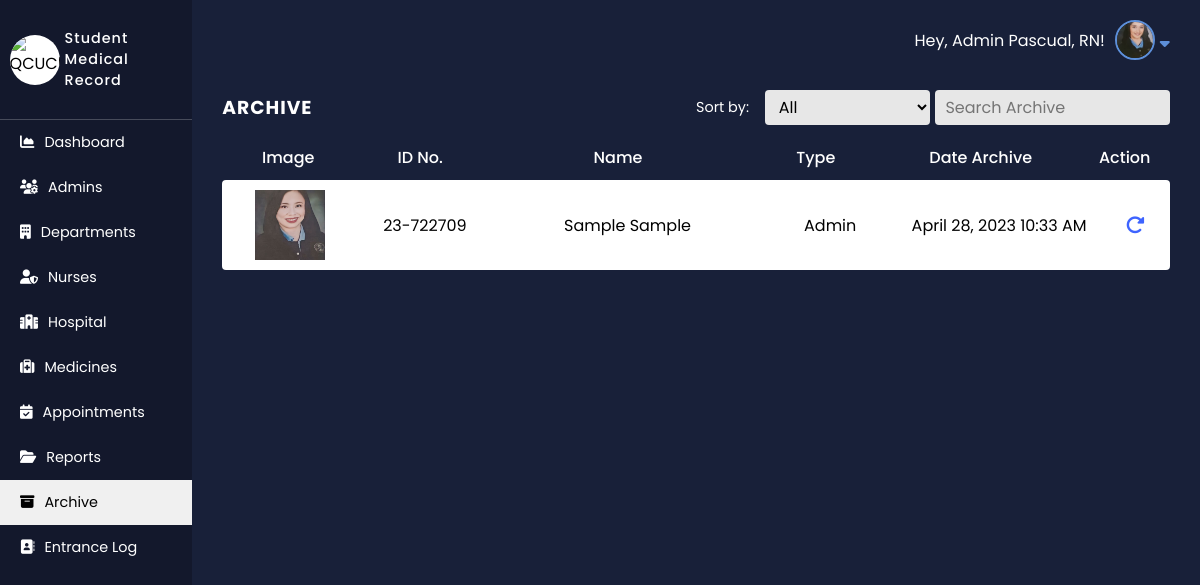
Screenshot of /Admin-Side/pages/archive.php (signed in) with the database file from the repository.
### tables this page shows
CREATE TABLE `archive` (
  `id` int(11) NOT NULL,
  `archive_id` varchar(55) NOT NULL,
  `archive_name` varchar(255) NOT NULL,
  `archive_type` varchar(255) NOT NULL,
  `archive_datetime` datetime NOT NULL,
  `archive_img` varchar(255) NOT NULL
);

### Admin-Side/functions/admin.php (called while the page is built, shortened)
<?php
function fetchAdmin($conn, $id){
   if($id == null) {
      $sel = "SELECT * FROM `admins`
      WHERE `isArchive` = 0 ORDER BY `user_id` DESC";
   } else {
      $sel = "SELECT * FROM `admins` WHERE `user_id` = $id AND `isArchive` = 0";
   }
   $qry = mysqli_query($conn, $sel);
   return $qry;
}
?>

### Admin-Side/includes/function-header.php (called while the page is built, shortened)
<?php
   include "../includes/db_conn.php";
   include "../functions/function.php";
   include "../functions/admin.php";
   include "../functions/medicine.php";
   include "../functions/archive.php";
   include "../functions/report.php";
   $id = $_SESSION['user_id'];
   $admin_logged_res = fetchAdmin($conn, $id);
   $admin_logged = mysqli_fetch_assoc($admin_logged_res);
   $archive_res = fetchArchive($conn);
?>

### Admin-Side/functions/archive.php (called while the page is built)
<?php
function fetchArchive($conn){
   $sel = "SELECT * FROM `archive` ORDER BY `id` DESC";
   $res = mysqli_query($conn, $sel);
   return $res;
}
?>

### Admin-Side/functions/function.php (called while the page is built, shortened)
<?php
function convertDate($date){
   $date = new DateTime("$date");
   $date = $date->format('F d, Y');
   return $date;
}
function convertTime($time){
   $time = new DateTime("$time");
   $time = $time->format('h:i A');
   return $time;
}
?>

### Admin-Side/pages/archive.php (the view, shortened to what this page needs)
<?php
   include "../includes/function-header.php";
?>
<!DOCTYPE html>
<html lang="en">
<head>
   <?php include "../includes/head.php"; ?>
   <link rel="stylesheet" href="../css/archive.css">
</head>
<body>
   <nav class="side-panel">
      <div class="nav-header">
         <div class="img-logo">
            <div class="img-handler">
               <img src="../assets/QCUClinicLogo.png" alt="QCUClinicLogo.png">
            </div>
         </div>
         <div class="title-logo">
            <p> Student Medical Record </p>
         </div>
      </div>
      <div class="primary-nav">
         <ul>
            <li>
               <a href="./dashboard.php" >
                  <i class="fas fa-chart-area fas-line"></i> Dashboard
               </a>
            </li>
            <li>
               <a href="./admin.php" >
                  <i class="fas fa-users-cog"></i> Admins
               </a>
            </li>
            <li>
               <a href="./department.php" >
                  <i class="fas fa-building    "></i> Departments
               </a>
            </li>
            <li>
               <a href="./nurses.php">
                  <i class="fas fa-user-shield    "></i> Nurses
               </a>
            </li>
            <li>
               <a href="./hospital.php">
                  <i class="fas fa-hospital    "></i> Hospital
               </a>
            </li>
            <li>
               <a href="./medicine.php">
                  <i class="fas fa-medkit"></i> Medicines
               </a>
            </li>
            <li>
               <a href="./appointment.php">
                  <i class="fas fa-calendar-check    "></i> Appointments
               </a>
            </li>
            <li>
               <a href="./reports.php">
                  <i class="fas fa-folder-open    "></i> Reports
               </a>
            </li>
            <li>
               <a href="./archive.php" class="isSelected">
                  <i class="fas fa-archive    "></i> Archive
               </a>
            </li>
            <li>
               <a href="./entrance-log.php">
                  <i class="fas fa-address-book    "></i> Entrance Log
               </a>
            </li>
         </ul>
      </div>
   </nav>
   <main>
      <?php include "../includes/main-header.php" ?>
      <div class="main-content">
         <div class="archive-container">
            <div class="content-header">
               <h3> archive </h3>
               <div class="filter">
                  <div class="sort">
                     <label for=""> Sort by: </label>
                     <select name="sort" id="arc-sort">
                        <option value="id"> All </option>
                     </select>
                  </div>
                  <div class="search">
                     <input type="search" name="search" id="arc-search" placeholder="Search Archive">
                  </div>
               </div>
            </div>
            <div class="archive-list-container">
               <table>
                  <thead>
                     <tr>
                        <th width="10%" style="text-align:center"> Image </th>
                        <th width="10%"> ID No. </th>
                        <th width="20%"> Name </th>
                        <th width="10%"> Type </th>
                        <th width="15%"> Date Archive	</th>
                        <th width="5%" style="text-align:center"> Action </th>
                     </tr>
                  </thead>
               </table>
               <table border="0">
                  <tbody>
                  <?php
                     if(mysqli_num_rows($archive_res) > 0){
                        while($arch_row = mysqli_fetch_assoc($archive_res)) {
                           $dateArch = convertDate($arch_row['archive_datetime']);
                           $timeArch = convertTime($arch_row['archive_datetime']);
                           ?>
                           <tr>
                              <td width="10%">
                                 <div class="archive-img">
                                    <?php
                                       if($arch_row['archive_img'] == ''){ ?>
                                          <img src="../assets/QCUClinicLogo.png" alt="">
                                       <?php } else { ?>
                                          <img src="../assets/<?=$arch_row['archive_img']?>" alt="">
                                       <?php }
                                    ?>
                                 </div>
                              </td>
                              <td width="10%"> <?=$arch_row['archive_id']?> </td>
                              <td width="20%"> <?=$arch_row['archive_name']?>	 </td>
                              <td width="10%"> <?=$arch_row['archive_type']?> </td>
                              <td width="15%"> <?=$dateArch." ".$timeArch?> </td>
                              <td width="5%">
                                 <div class="action-button">
                                    <button id="arch-restore" data-role="restore" data-id="<?=$arch_row['archive_id']?>">
                                       <i class="fas fa-redo-alt"></i>
                                    </button>
                                 </div>
                              </td>
                           </tr>
                           <?php
                        }
                     } else {
                        ?>
                        <tr>
                           <td colspan="6" style="text-align: center;"> No archive data </td>
                        </tr>
                        <?php
                     }
                  ?>
                  </tbody>
               </table>
            </div>
         </div>
      </div>
   </main>
</body>
</html>

### Admin-Side/includes/main-header.php (shortened to what this page needs)
<header>
<div class="admin-profile">
   <div class="admin-text">
      <p> Hey, Admin <span style=""> <?=$admin_logged['lname']?></span>! </p>
   </div>
   <div class="profile" id="profile">
      <div class="img-handler">
         <img src="../assets/<?=$admin_logged['img']?>" alt="">
      </div>
      <div class="icon">
         <i class="fas fa-sort-down" aria-hidden="true"></i>
      </div>
   </div>
</div>
</header>

### Admin-Side/css/main.css (style rules this page uses)
:root { --primaryColor: #182039; --secondaryColor: #13182C; --primaryBgButton: #3E64FF; --hoverButton: #375ae3; --successBgButton: #5cd46e; --hoverSuccessButton: #4cb05b; --alertBgButton: #D42311; --hoverAlertButton: #b4200f; }
* { margin: 0; padding: 0; box-sizing: border-box; font-family: 'Poppins', 'Segoe UI', Tahoma, Geneva, Verdana, sans-serif; }
body { display: flex; align-items: center; }
.side-panel { width: 16%; height: 100vh; overflow: hidden; background-color: var(--secondaryColor); display: flex; flex-direction: column; justify-content: flex-start; }
.side-panel .nav-header { width: 100%; height: 15%; display: flex; align-items: center; justify-content: center; padding: 0 5%; border-bottom: 1px solid rgba(255, 255, 255, 0.22); }
.side-panel .nav-header .img-logo { margin-right: 5px; }
.side-panel .nav-header .img-logo .img-handler { width: 50px; height: 50px; border-radius: 50%; overflow: hidden; background-color: rgb(255, 255, 255); }
.side-panel .nav-header .img-logo .img-handler img { width: 100%; height: 100%; object-fit: cover; }
.side-panel .nav-header .title-logo { font-size: .9em; color: #fff; font-weight: 500; letter-spacing: 1px; }
.side-panel .primary-nav { width: 100%; height: 85%; }
.side-panel .primary-nav ul { width: 100%; height: 100%; }
.side-panel .primary-nav ul li { list-style: none; }
.side-panel .primary-nav ul li a { display: flex; align-items: center; justify-content: flex-start; padding: 12px 0; padding-left: 20px; color: #fff; text-decoration: none; font-size: .9em; transition: all ease-in-out .2s; }
.side-panel .primary-nav ul li a .fas { margin-right: 10px; }
.side-panel .primary-nav ul li a.isSelected { background-color: #f0f0f0; color: #000000; }
main { width: calc(100% - 16%); height: 100vh; background-color: var(--primaryColor); overflow: hidden; }
main header { width: 100%; height: 10%; display: flex; align-items: center; justify-content: flex-end; padding: 0 3%; }
main header .admin-profile { height: max-content; display: flex; align-items: center; justify-content: space-evenly; }
main header .admin-profile .admin-text { color: #fff; font-size: 1em; }
main header .admin-profile .profile { display: flex; align-items: center; margin-left: 10px; cursor: pointer; position: relative; }
main header .admin-profile .profile .img-handler { width: 40px; height: 40px; overflow: hidden; border-radius: 50%; border: 2px solid #5D8FD9 }
main header .admin-profile .profile .img-handler img { width: 100%; height: 100%; object-fit: cover; }
main header .admin-profile .profile .icon { margin-left: 5px; }
main header .admin-profile .profile .icon .fas { color: #5D8FD9; }
main .main-content { width: 100%; height: 90%; overflow-y: scroll; }
main .main-content > div { padding: 1% 3%; width: 100%; }
main .main-content > div .content-header { display: flex; align-items: center; justify-content: space-between; margin-bottom: 10px; }
main .main-content > div .content-header h3 { color: #fff; letter-spacing: 1px; text-transform: uppercase; }

### rows the page displays
archive: archive_img (picture), archive "23-722709", archive_name "Sample Sample", archive_type "Admin", archive_datetime "April 28, 2023", archive_datetime "10:33 AM"

### other values shown
$admin_logged['lname'] "Pascual, RN"
